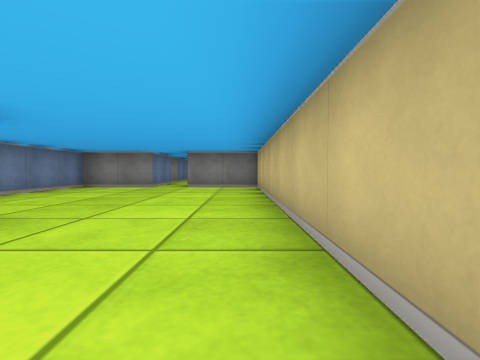
View 1 (above)

13 first-person views from a walk through a cub3D ray-caster map. The camera is about half as high as the walls, tilts 2° down and sees 85° across. The floor is counted in squares. Each view is taken from the middle of a square. On the plan, view 1 faces up. The plan holds only what a view shows up to about 9 squares ahead; the rest is blank.

View 2
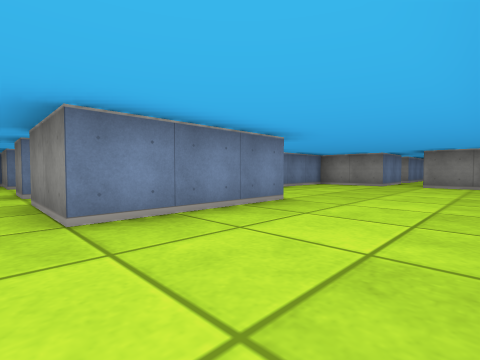

View 3
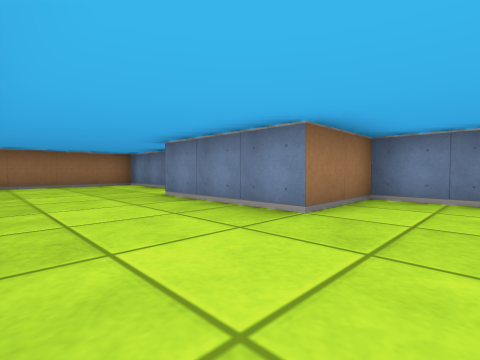

View 4
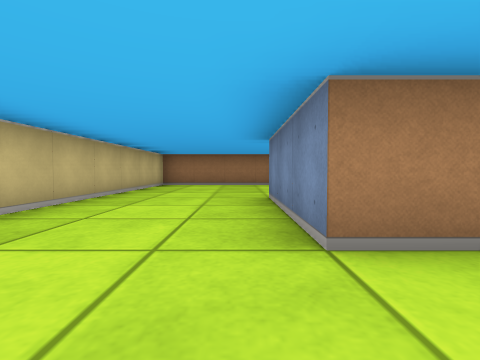

View 5
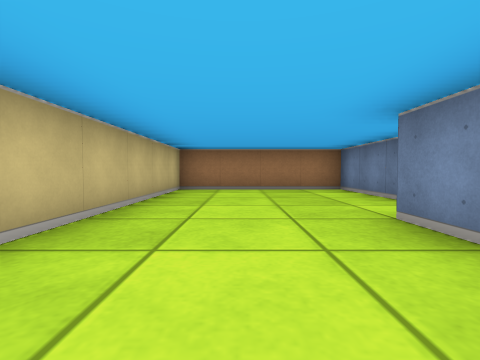

View 6
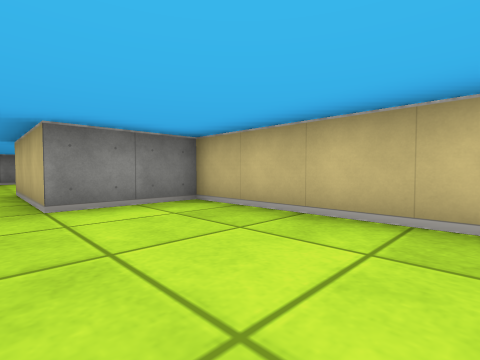

View 7
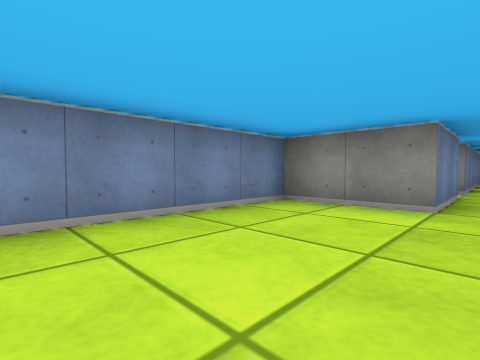

View 8
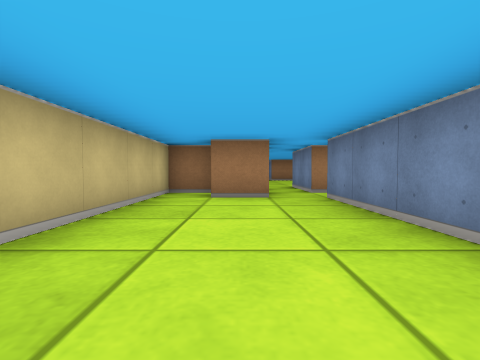

View 9
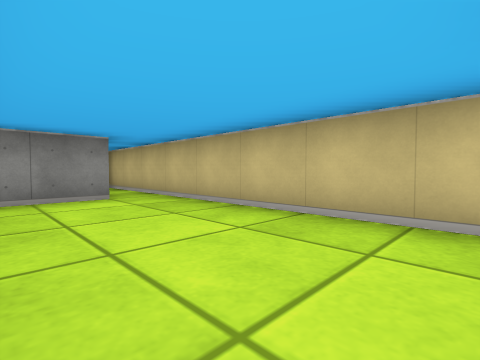

View 10
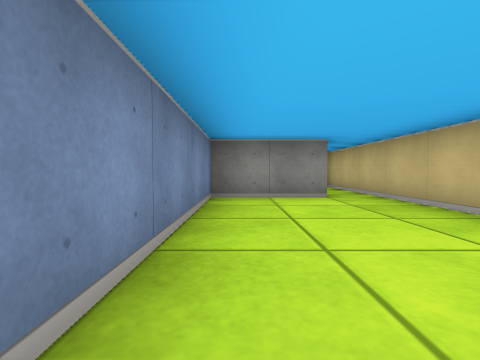

View 11
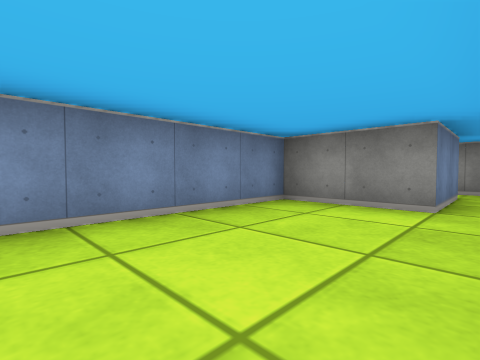

View 12
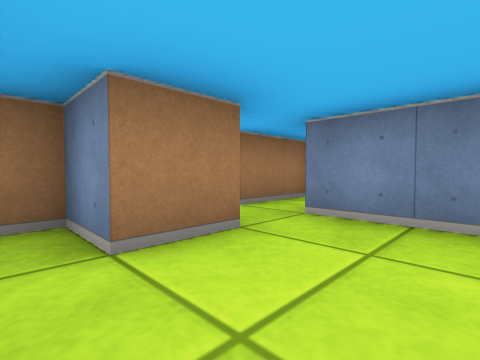

View 13
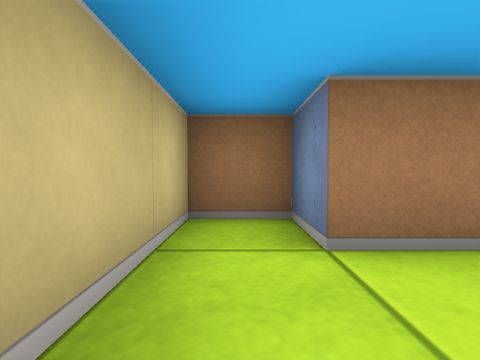

### Floor plan
Points are (right, up) in squares from view 1. A wall is a line through its corners. A room is listed if a view was taken in it or the views show most of it. See-through windows are left out.
Room 1 (views 1, 2, 3, 4, 5, 6, 7)
walls: (-3.5, -2.1) (-3.5, -4.5) (0.5, -4.5) (0.5, 7.5) (-1.5, 7.5); (-2.5, 7.5) (-4.5, 7.5) (-4.5, 2.5) (-2.5, 2.5) (-2.5, -0.5) (-4.5, -0.5)
ways out: opening at (-2, 8.5) to room 2; opening at (-4, -1)
Room 2 (views 8, 9, 10, 11, 12, 13)
walls: (-0.5, 17.5) (-0.5, 15.5) (-2.5, 15.5) (-2.5, 10.5); (-4.2, 9.5) (-2.5, 9.5) (-2.5, 7.5); (-1.5, 7.5) (-1.5, 10.5) (-0.5, 10.5) (-0.5, 9.5) (0.5, 9.5) (0.5, 17.5)
ways out: opening at (-2, 8.5) to room 1; opening at (-3, 10); opening at (0, 16.5)

Where each view was taken, in squares from view 1:
view 1: 0 up, 0 right, facing up
view 2: 1 down, 0 right, facing up-left
view 3: 4 up, 0 right, facing down-left
view 4: 4 up, 2 left, facing down
view 5: 2 up, 1 left, facing down
view 6: 4 up, 2 left, facing up-right
view 7: 4 up, 2 left, facing up-left
view 8: 15 up, 1 left, facing down
view 9: 11 up, 2 left, facing up-right
view 10: 11 up, 2 left, facing up
view 11: 12 up, 0 right, facing up-left
view 12: 12 up, 0 right, facing down-left
view 13: 12 up, 0 right, facing down
